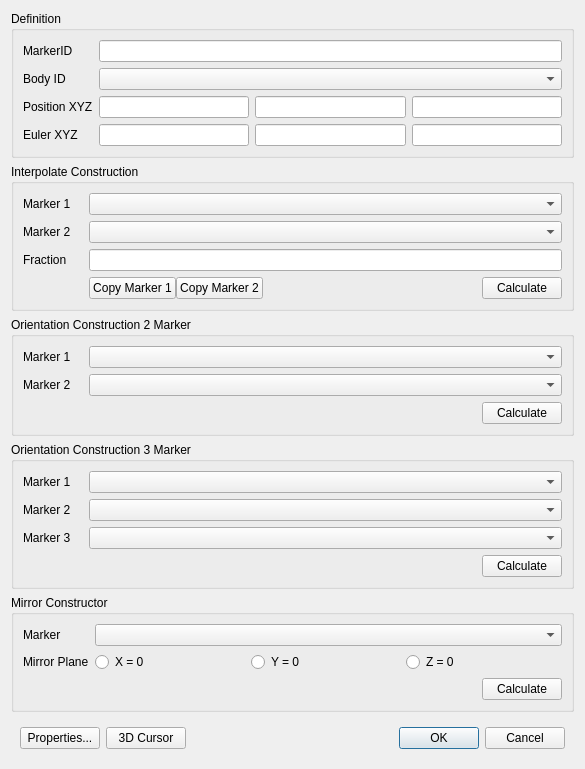
<?xml version="1.0" encoding="UTF-8"?>
<ui version="4.0">
 <class>DialogMarkers</class>
 <widget class="QDialog" name="DialogMarkers">
  <property name="geometry">
   <rect>
    <x>0</x>
    <y>0</y>
    <width>585</width>
    <height>701</height>
   </rect>
  </property>
  <property name="windowTitle">
   <string>Create/Edit Marker</string>
  </property>
  <layout class="QVBoxLayout" name="verticalLayout">
   <item>
    <widget class="QGroupBox" name="groupBox">
     <property name="sizePolicy">
      <sizepolicy hsizetype="Preferred" vsizetype="Fixed">
       <horstretch>0</horstretch>
       <verstretch>0</verstretch>
      </sizepolicy>
     </property>
     <property name="title">
      <string>Definition</string>
     </property>
     <layout class="QGridLayout" name="gridLayout">
      <item row="0" column="0">
       <widget class="QLabel" name="label_7">
        <property name="text">
         <string>MarkerID</string>
        </property>
       </widget>
      </item>
      <item row="0" column="1" colspan="3">
       <widget class="LineEditUniqueName" name="lineEditMarkerID"/>
      </item>
      <item row="1" column="0">
       <widget class="QLabel" name="label">
        <property name="text">
         <string>Body ID</string>
        </property>
       </widget>
      </item>
      <item row="1" column="1" colspan="3">
       <widget class="QComboBox" name="comboBoxBodyID"/>
      </item>
      <item row="2" column="0">
       <widget class="QLabel" name="label_2">
        <property name="minimumSize">
         <size>
          <width>60</width>
          <height>0</height>
         </size>
        </property>
        <property name="text">
         <string>Position XYZ</string>
        </property>
       </widget>
      </item>
      <item row="2" column="1">
       <widget class="LineEditDouble" name="lineEditPositionX"/>
      </item>
      <item row="2" column="2">
       <widget class="LineEditDouble" name="lineEditPositionY"/>
      </item>
      <item row="2" column="3">
       <widget class="LineEditDouble" name="lineEditPositionZ"/>
      </item>
      <item row="3" column="0">
       <widget class="QLabel" name="label_3">
        <property name="text">
         <string>Euler XYZ</string>
        </property>
       </widget>
      </item>
      <item row="3" column="1">
       <widget class="LineEditDouble" name="lineEditEulerX"/>
      </item>
      <item row="3" column="2">
       <widget class="LineEditDouble" name="lineEditEulerY"/>
      </item>
      <item row="3" column="3">
       <widget class="LineEditDouble" name="lineEditEulerZ"/>
      </item>
     </layout>
    </widget>
   </item>
   <item>
    <widget class="QGroupBox" name="groupBox_2">
     <property name="sizePolicy">
      <sizepolicy hsizetype="Preferred" vsizetype="Fixed">
       <horstretch>0</horstretch>
       <verstretch>0</verstretch>
      </sizepolicy>
     </property>
     <property name="title">
      <string>Interpolate Construction</string>
     </property>
     <layout class="QGridLayout" name="gridLayout_4">
      <item row="0" column="0">
       <widget class="QLabel" name="label_4">
        <property name="minimumSize">
         <size>
          <width>60</width>
          <height>0</height>
         </size>
        </property>
        <property name="text">
         <string>Marker 1</string>
        </property>
       </widget>
      </item>
      <item row="0" column="1">
       <widget class="QComboBox" name="comboBoxPositionMarker1"/>
      </item>
      <item row="1" column="0">
       <widget class="QLabel" name="label_5">
        <property name="text">
         <string>Marker 2</string>
        </property>
       </widget>
      </item>
      <item row="1" column="1">
       <widget class="QComboBox" name="comboBoxPositionMarker2"/>
      </item>
      <item row="2" column="0">
       <widget class="QLabel" name="label_6">
        <property name="text">
         <string>Fraction</string>
        </property>
       </widget>
      </item>
      <item row="2" column="1">
       <widget class="LineEditDouble" name="lineEditFraction">
        <property name="text">
         <string/>
        </property>
       </widget>
      </item>
      <item row="3" column="1">
       <widget class="QWidget" name="widget_6" native="true">
        <layout class="QHBoxLayout" name="horizontalLayout_5">
         <property name="spacing">
          <number>0</number>
         </property>
         <property name="leftMargin">
          <number>0</number>
         </property>
         <property name="topMargin">
          <number>0</number>
         </property>
         <property name="rightMargin">
          <number>0</number>
         </property>
         <property name="bottomMargin">
          <number>0</number>
         </property>
         <item>
          <widget class="QPushButton" name="pushButtonCopyMarker1">
           <property name="text">
            <string>Copy Marker 1</string>
           </property>
          </widget>
         </item>
         <item>
          <widget class="QPushButton" name="pushButtonCopyMarker2">
           <property name="text">
            <string>Copy Marker 2</string>
           </property>
          </widget>
         </item>
         <item>
          <spacer name="horizontalSpacer_3">
           <property name="orientation">
            <enum>Qt::Horizontal</enum>
           </property>
           <property name="sizeHint" stdset="0">
            <size>
             <width>40</width>
             <height>20</height>
            </size>
           </property>
          </spacer>
         </item>
         <item>
          <widget class="QPushButton" name="pushButtonCalculatePosition">
           <property name="text">
            <string>Calculate</string>
           </property>
          </widget>
         </item>
        </layout>
       </widget>
      </item>
     </layout>
    </widget>
   </item>
   <item>
    <widget class="QGroupBox" name="groupBox_3">
     <property name="sizePolicy">
      <sizepolicy hsizetype="Preferred" vsizetype="Fixed">
       <horstretch>0</horstretch>
       <verstretch>0</verstretch>
      </sizepolicy>
     </property>
     <property name="title">
      <string>Orientation Construction 2 Marker</string>
     </property>
     <layout class="QGridLayout" name="gridLayout_2">
      <item row="0" column="0">
       <widget class="QLabel" name="label_8">
        <property name="sizePolicy">
         <sizepolicy hsizetype="Fixed" vsizetype="Preferred">
          <horstretch>0</horstretch>
          <verstretch>0</verstretch>
         </sizepolicy>
        </property>
        <property name="minimumSize">
         <size>
          <width>60</width>
          <height>0</height>
         </size>
        </property>
        <property name="maximumSize">
         <size>
          <width>16777215</width>
          <height>16777215</height>
         </size>
        </property>
        <property name="text">
         <string>Marker 1</string>
        </property>
       </widget>
      </item>
      <item row="0" column="1">
       <widget class="QComboBox" name="comboBoxOrientation2Marker1"/>
      </item>
      <item row="1" column="0">
       <widget class="QLabel" name="label_9">
        <property name="sizePolicy">
         <sizepolicy hsizetype="Fixed" vsizetype="Preferred">
          <horstretch>0</horstretch>
          <verstretch>0</verstretch>
         </sizepolicy>
        </property>
        <property name="minimumSize">
         <size>
          <width>0</width>
          <height>0</height>
         </size>
        </property>
        <property name="maximumSize">
         <size>
          <width>16777215</width>
          <height>16777215</height>
         </size>
        </property>
        <property name="text">
         <string>Marker 2</string>
        </property>
       </widget>
      </item>
      <item row="1" column="1">
       <widget class="QComboBox" name="comboBoxOrientation2Marker2"/>
      </item>
      <item row="2" column="1">
       <widget class="QWidget" name="widget" native="true">
        <property name="sizePolicy">
         <sizepolicy hsizetype="Preferred" vsizetype="Fixed">
          <horstretch>0</horstretch>
          <verstretch>0</verstretch>
         </sizepolicy>
        </property>
        <layout class="QHBoxLayout" name="horizontalLayout">
         <property name="spacing">
          <number>0</number>
         </property>
         <property name="leftMargin">
          <number>0</number>
         </property>
         <property name="topMargin">
          <number>0</number>
         </property>
         <property name="rightMargin">
          <number>0</number>
         </property>
         <property name="bottomMargin">
          <number>0</number>
         </property>
         <item>
          <spacer name="horizontalSpacer">
           <property name="orientation">
            <enum>Qt::Horizontal</enum>
           </property>
           <property name="sizeHint" stdset="0">
            <size>
             <width>40</width>
             <height>20</height>
            </size>
           </property>
          </spacer>
         </item>
         <item>
          <widget class="QPushButton" name="pushButtonCalculateOrientation2Marker">
           <property name="text">
            <string>Calculate</string>
           </property>
          </widget>
         </item>
        </layout>
       </widget>
      </item>
     </layout>
    </widget>
   </item>
   <item>
    <widget class="QGroupBox" name="groupBox_4">
     <property name="sizePolicy">
      <sizepolicy hsizetype="Preferred" vsizetype="Fixed">
       <horstretch>0</horstretch>
       <verstretch>0</verstretch>
      </sizepolicy>
     </property>
     <property name="title">
      <string>Orientation Construction 3 Marker</string>
     </property>
     <layout class="QGridLayout" name="gridLayout_3">
      <item row="0" column="0">
       <widget class="QLabel" name="label_10">
        <property name="sizePolicy">
         <sizepolicy hsizetype="Fixed" vsizetype="Preferred">
          <horstretch>0</horstretch>
          <verstretch>0</verstretch>
         </sizepolicy>
        </property>
        <property name="minimumSize">
         <size>
          <width>60</width>
          <height>0</height>
         </size>
        </property>
        <property name="maximumSize">
         <size>
          <width>16777215</width>
          <height>16777215</height>
         </size>
        </property>
        <property name="text">
         <string>Marker 1</string>
        </property>
       </widget>
      </item>
      <item row="0" column="1">
       <widget class="QComboBox" name="comboBoxOrientation3Marker1"/>
      </item>
      <item row="1" column="0">
       <widget class="QLabel" name="label_11">
        <property name="sizePolicy">
         <sizepolicy hsizetype="Fixed" vsizetype="Preferred">
          <horstretch>0</horstretch>
          <verstretch>0</verstretch>
         </sizepolicy>
        </property>
        <property name="minimumSize">
         <size>
          <width>0</width>
          <height>0</height>
         </size>
        </property>
        <property name="maximumSize">
         <size>
          <width>16777215</width>
          <height>16777215</height>
         </size>
        </property>
        <property name="text">
         <string>Marker 2</string>
        </property>
       </widget>
      </item>
      <item row="1" column="1">
       <widget class="QComboBox" name="comboBoxOrientation3Marker2"/>
      </item>
      <item row="2" column="0">
       <widget class="QLabel" name="label_12">
        <property name="sizePolicy">
         <sizepolicy hsizetype="Fixed" vsizetype="Preferred">
          <horstretch>0</horstretch>
          <verstretch>0</verstretch>
         </sizepolicy>
        </property>
        <property name="minimumSize">
         <size>
          <width>0</width>
          <height>0</height>
         </size>
        </property>
        <property name="maximumSize">
         <size>
          <width>16777215</width>
          <height>16777215</height>
         </size>
        </property>
        <property name="text">
         <string>Marker 3</string>
        </property>
       </widget>
      </item>
      <item row="2" column="1">
       <widget class="QComboBox" name="comboBoxOrientation3Marker3"/>
      </item>
      <item row="3" column="1">
       <widget class="QWidget" name="widget_2" native="true">
        <property name="sizePolicy">
         <sizepolicy hsizetype="Preferred" vsizetype="Fixed">
          <horstretch>0</horstretch>
          <verstretch>0</verstretch>
         </sizepolicy>
        </property>
        <layout class="QHBoxLayout" name="horizontalLayout_2">
         <property name="spacing">
          <number>0</number>
         </property>
         <property name="leftMargin">
          <number>0</number>
         </property>
         <property name="topMargin">
          <number>0</number>
         </property>
         <property name="rightMargin">
          <number>0</number>
         </property>
         <property name="bottomMargin">
          <number>0</number>
         </property>
         <item>
          <spacer name="horizontalSpacer_2">
           <property name="orientation">
            <enum>Qt::Horizontal</enum>
           </property>
           <property name="sizeHint" stdset="0">
            <size>
             <width>40</width>
             <height>20</height>
            </size>
           </property>
          </spacer>
         </item>
         <item>
          <widget class="QPushButton" name="pushButtonCalculateOrientation3Marker">
           <property name="text">
            <string>Calculate</string>
           </property>
          </widget>
         </item>
        </layout>
       </widget>
      </item>
     </layout>
    </widget>
   </item>
   <item>
    <widget class="QGroupBox" name="groupBox_5">
     <property name="sizePolicy">
      <sizepolicy hsizetype="Preferred" vsizetype="Fixed">
       <horstretch>0</horstretch>
       <verstretch>0</verstretch>
      </sizepolicy>
     </property>
     <property name="title">
      <string>Mirror Constructor</string>
     </property>
     <layout class="QGridLayout" name="gridLayout_6">
      <item row="0" column="0">
       <widget class="QLabel" name="label_13">
        <property name="sizePolicy">
         <sizepolicy hsizetype="Fixed" vsizetype="Preferred">
          <horstretch>0</horstretch>
          <verstretch>0</verstretch>
         </sizepolicy>
        </property>
        <property name="minimumSize">
         <size>
          <width>60</width>
          <height>0</height>
         </size>
        </property>
        <property name="maximumSize">
         <size>
          <width>16777215</width>
          <height>16777215</height>
         </size>
        </property>
        <property name="text">
         <string>Marker</string>
        </property>
       </widget>
      </item>
      <item row="0" column="1">
       <widget class="QComboBox" name="comboBoxMirrorMarker"/>
      </item>
      <item row="1" column="0">
       <widget class="QLabel" name="label_14">
        <property name="sizePolicy">
         <sizepolicy hsizetype="Fixed" vsizetype="Preferred">
          <horstretch>0</horstretch>
          <verstretch>0</verstretch>
         </sizepolicy>
        </property>
        <property name="minimumSize">
         <size>
          <width>0</width>
          <height>0</height>
         </size>
        </property>
        <property name="maximumSize">
         <size>
          <width>16777215</width>
          <height>16777215</height>
         </size>
        </property>
        <property name="text">
         <string>Mirror Plane</string>
        </property>
       </widget>
      </item>
      <item row="1" column="1">
       <widget class="QWidget" name="widget_5" native="true">
        <layout class="QHBoxLayout" name="horizontalLayout_4">
         <property name="spacing">
          <number>0</number>
         </property>
         <property name="leftMargin">
          <number>0</number>
         </property>
         <property name="topMargin">
          <number>0</number>
         </property>
         <property name="rightMargin">
          <number>0</number>
         </property>
         <property name="bottomMargin">
          <number>0</number>
         </property>
         <item>
          <widget class="QRadioButton" name="radioButtonX">
           <property name="text">
            <string>X = 0</string>
           </property>
          </widget>
         </item>
         <item>
          <widget class="QRadioButton" name="radioButtonY">
           <property name="text">
            <string>Y = 0</string>
           </property>
           <property name="checked">
            <bool>false</bool>
           </property>
           <property name="autoExclusive">
            <bool>true</bool>
           </property>
          </widget>
         </item>
         <item>
          <widget class="QRadioButton" name="radioButtonZ">
           <property name="text">
            <string>Z = 0</string>
           </property>
          </widget>
         </item>
        </layout>
       </widget>
      </item>
      <item row="2" column="1">
       <widget class="QWidget" name="widget_7" native="true">
        <layout class="QHBoxLayout" name="horizontalLayout_6">
         <property name="spacing">
          <number>0</number>
         </property>
         <property name="leftMargin">
          <number>0</number>
         </property>
         <property name="topMargin">
          <number>0</number>
         </property>
         <property name="rightMargin">
          <number>0</number>
         </property>
         <property name="bottomMargin">
          <number>0</number>
         </property>
         <item>
          <spacer name="horizontalSpacer_5">
           <property name="orientation">
            <enum>Qt::Horizontal</enum>
           </property>
           <property name="sizeHint" stdset="0">
            <size>
             <width>40</width>
             <height>20</height>
            </size>
           </property>
          </spacer>
         </item>
         <item>
          <widget class="QPushButton" name="pushButtonCalculateMirrorMarker">
           <property name="text">
            <string>Calculate</string>
           </property>
          </widget>
         </item>
        </layout>
       </widget>
      </item>
     </layout>
     <widget class="QWidget" name="widget_4" native="true">
      <property name="geometry">
       <rect>
        <x>221</x>
        <y>92</y>
        <width>16</width>
        <height>16</height>
       </rect>
      </property>
      <property name="sizePolicy">
       <sizepolicy hsizetype="Preferred" vsizetype="Fixed">
        <horstretch>0</horstretch>
        <verstretch>0</verstretch>
       </sizepolicy>
      </property>
      <layout class="QHBoxLayout" name="horizontalLayout_3">
       <property name="spacing">
        <number>0</number>
       </property>
       <property name="leftMargin">
        <number>0</number>
       </property>
       <property name="topMargin">
        <number>0</number>
       </property>
       <property name="rightMargin">
        <number>0</number>
       </property>
       <property name="bottomMargin">
        <number>0</number>
       </property>
      </layout>
     </widget>
    </widget>
   </item>
   <item>
    <widget class="QWidget" name="widget_3" native="true">
     <property name="sizePolicy">
      <sizepolicy hsizetype="Preferred" vsizetype="Fixed">
       <horstretch>0</horstretch>
       <verstretch>0</verstretch>
      </sizepolicy>
     </property>
     <layout class="QGridLayout" name="gridLayout_5">
      <item row="0" column="2">
       <spacer name="horizontalSpacer_4">
        <property name="orientation">
         <enum>Qt::Horizontal</enum>
        </property>
        <property name="sizeHint" stdset="0">
         <size>
          <width>346</width>
          <height>20</height>
         </size>
        </property>
       </spacer>
      </item>
      <item row="0" column="1">
       <widget class="QPushButton" name="pushButton3DCursor">
        <property name="text">
         <string>3D Cursor</string>
        </property>
       </widget>
      </item>
      <item row="0" column="3">
       <widget class="QPushButton" name="pushButtonOK">
        <property name="text">
         <string>OK</string>
        </property>
        <property name="default">
         <bool>true</bool>
        </property>
       </widget>
      </item>
      <item row="0" column="4">
       <widget class="QPushButton" name="pushButtonCancel">
        <property name="text">
         <string>Cancel</string>
        </property>
       </widget>
      </item>
      <item row="0" column="0">
       <widget class="QPushButton" name="pushButtonProperties">
        <property name="text">
         <string>Properties...</string>
        </property>
       </widget>
      </item>
     </layout>
    </widget>
   </item>
  </layout>
 </widget>
 <customwidgets>
  <customwidget>
   <class>LineEditDouble</class>
   <extends>QLineEdit</extends>
   <header>LineEditDouble.h</header>
  </customwidget>
  <customwidget>
   <class>LineEditUniqueName</class>
   <extends>QLineEdit</extends>
   <header>LineEditUniqueName.h</header>
  </customwidget>
 </customwidgets>
 <tabstops>
  <tabstop>lineEditMarkerID</tabstop>
  <tabstop>comboBoxBodyID</tabstop>
  <tabstop>lineEditPositionX</tabstop>
  <tabstop>lineEditPositionY</tabstop>
  <tabstop>lineEditPositionZ</tabstop>
  <tabstop>lineEditEulerX</tabstop>
  <tabstop>lineEditEulerY</tabstop>
  <tabstop>lineEditEulerZ</tabstop>
  <tabstop>comboBoxPositionMarker1</tabstop>
  <tabstop>comboBoxPositionMarker2</tabstop>
  <tabstop>lineEditFraction</tabstop>
  <tabstop>pushButtonCalculatePosition</tabstop>
  <tabstop>comboBoxOrientation2Marker1</tabstop>
  <tabstop>comboBoxOrientation2Marker2</tabstop>
  <tabstop>pushButtonCalculateOrientation2Marker</tabstop>
  <tabstop>comboBoxOrientation3Marker1</tabstop>
  <tabstop>comboBoxOrientation3Marker2</tabstop>
  <tabstop>comboBoxOrientation3Marker3</tabstop>
  <tabstop>pushButtonCalculateOrientation3Marker</tabstop>
  <tabstop>comboBoxMirrorMarker</tabstop>
  <tabstop>radioButtonX</tabstop>
  <tabstop>radioButtonY</tabstop>
  <tabstop>radioButtonZ</tabstop>
  <tabstop>pushButtonCalculateMirrorMarker</tabstop>
  <tabstop>pushButton3DCursor</tabstop>
  <tabstop>pushButtonOK</tabstop>
  <tabstop>pushButtonCancel</tabstop>
 </tabstops>
 <resources/>
 <connections/>
</ui>
